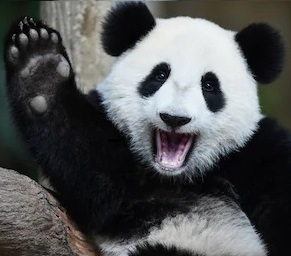
#> input picture data/panda.jpg, 291 x 256 px
$ python testing.py
#> lines starting #> are read from the running program, lines starting #| are printed output that depends on the picture
from skimage.measure import compare_psnr
import cv2
import numpy as np


### Observing multiple images
image_dataset = ['panda.jpg', 'peacock.jpg', 'F16_GT.png', 'monkey.jpg', 'zebra_GT.png', 'goldfish.jpg', 'whale.jpg',
                 'dolphin.jpg', 'spider.jpg', 'labrador.jpg', 'snake.jpg', 'flamingo_animal.JPG', 'canoe.jpg',
                 'car_wheel.jpg', 'fountain.jpg', 'football_helmet.jpg', 'hourglass.jpg', 'refrigirator.jpg',
                 'rope.jpeg', 'knife.jpg']
PSNR = np.ones([20, 1])
for i in range(len(image_dataset)):
    image_path = image_dataset[i]
    image_name = '{}'.format(image_path.split('.')[0])
    orig = cv2.imread('data/{}'.format(image_path))[..., ::-1]
    orig = cv2.resize(orig, (224,224))
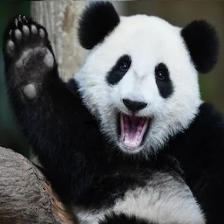
#> orig: shape (224, 224, 3); mean R, G, B 81.9, 83.2, 83.7
#> (the run stopped early here; a loop or call above may not have finished)

$ run again, with data/Saliency_inception_v3canoe.png saved as data/panda.jpg
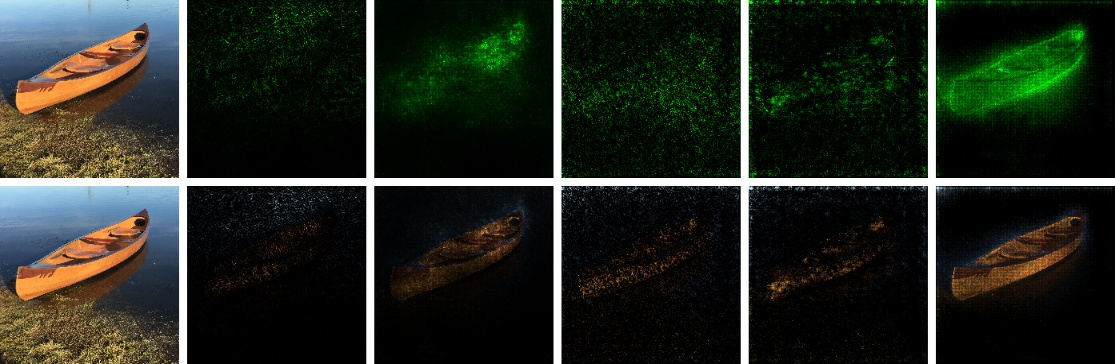
#> input picture data/Saliency_inception_v3canoe.png, 1115 x 364 px
#> `orig = cv2.resize(orig, (224,224))`:
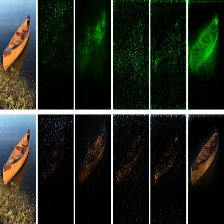
#> orig: shape (224, 224, 3); mean R, G, B 36, 41.1, 32.6

$ run again, with data/Saliency_inception_v3flamingo_animal.png saved as data/panda.jpg
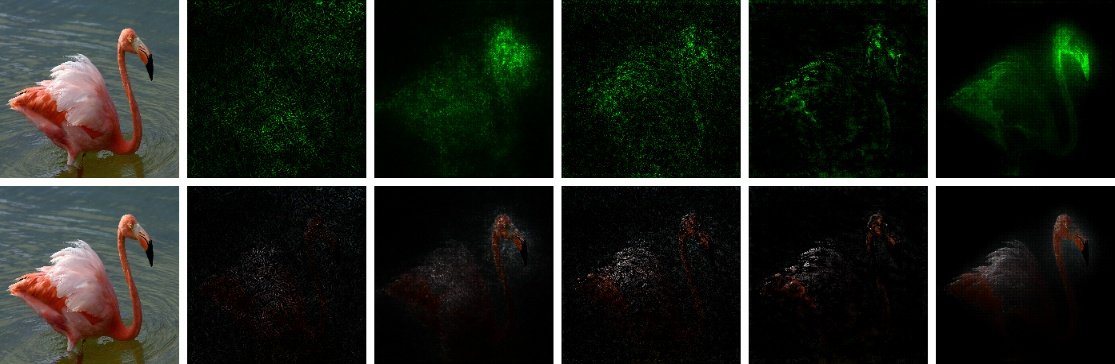
#> input picture data/Saliency_inception_v3flamingo_animal.png, 1115 x 364 px
#> `orig = cv2.resize(orig, (224,224))`:
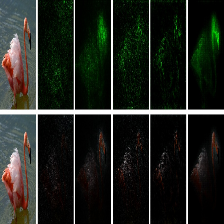
#> orig: shape (224, 224, 3); mean R, G, B 33.1, 36.7, 30.5
